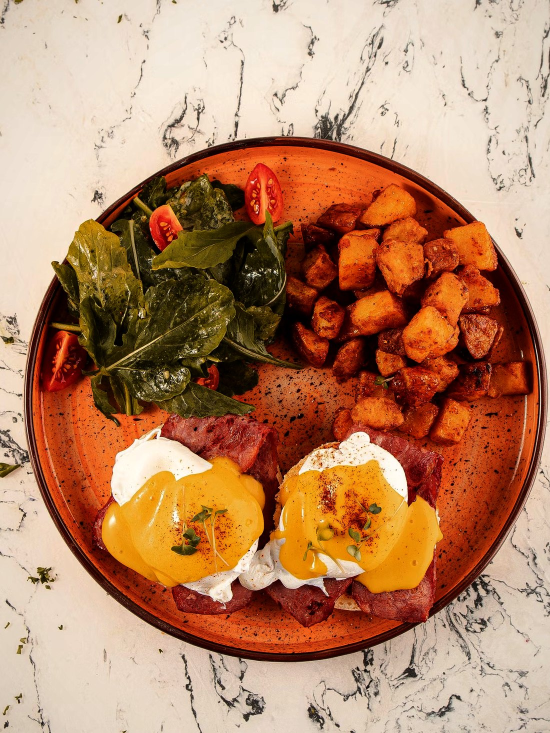
#> input picture _archive/crave-photography/about-ch1-morning.jpg, 1100 x 1466 px, given in place of cand-30211369.jpg, which was not available (shown at 1/2 size)
$ python bake-crave-photography.py
#> lines starting #> are read from the running program, lines starting #| are printed output that depends on the picture; pictures that were not available may be replaced by others from this repository, and a replacement may not be noted
#!/usr/bin/env python3
"""Bake every photograph on the Crave site from its Pexels source.

Reproduce, end to end, from the project root:

    SRC=/tmp/crave-src && mkdir -p $SRC
    node fetch-pexels.mjs $SRC 4450327 30211369 33310140 5865422 5865314 \
        16556114 18752152 30919070 2196685 35667656 17086289 39704886 \
        35727834 27818209 34017081 9840182 39433058 10135114 28525208 \
        6510297 5317627 38392020 33253821 37107097 15030594 6463666
    for f in $SRC/raw-*.bin; do id=${f#*raw-}; id=${id%.bin}; \
        sips -s format jpeg "$f" --out "$SRC/cand-$id.jpg"; done
    python3 bake-crave-photography.py $SRC /tmp/crave-out

The sips step is not optional: Pexels honours Chrome's Accept header, so what
fetch-pexels.mjs lands is AVIF whatever the .jpeg in the URL says.

HARVESTING THE IDS NEEDS A REAL BROWSER. pexels.com search is behind a
Cloudflare challenge that headless Chrome does not clear — it returns a "Just
a moment..." page with two links on it and no photographs, which reads as
"this query has no results". images.pexels.com is NOT challenged, so
fetch-pexels.mjs still works headless; only the search does not.

EVERY FRAME HERE IS A PLACEHOLDER and is flagged as one in the markup. Crave's
own photography is not available at usable resolution or licence; these are
stock frames chosen to match dishes that are actually on Crave's menu.
Whatever replaces them needs the property named in each entry's comment and
nothing else.

BANDS — AND THEY ARE THE INVERSE OF THE SET THIS REPLACES. The previous
restaurant was a dark evening dining room and every band was built for a lit
subject in an unlit space: hero 44, plate 37, chapters 62-84. Crave is a
daylight cafe that opens at six in the morning. Its own header photograph
measures mean 130.9 of 255, with a warm sand and greige palette.

    hero           138        bright room, DARK type over it
    counter        145        the pill frame on index
    reserve        150        a laid table in daylight
    about opening  140
    about plate    120        full bleed, nothing on it
    chapters       145        lit rooms, food in daylight
    experience     160        white plates and pale counters
    midnight        95        the ONE dark band, and it is earned
    contact hero   135        no baked vignette; see below
    gallery tiles  130        a marquee on a near-white ground

A BRIGHT FRAME IS THE HARDER GROUND FOR TYPE, NOT THE EASIER ONE. A dark
frame's worst case under white type is a lamp at 250, which a grade can pull
back. A bright frame's worst case under dark type is a blown highlight at 255,
which has no headroom left in it at all. Judge the hero on its worst 12px
tile, never on the mean, and use shoot-hero-mobile.mjs to do it.

THE VIGNETTES ARE MOSTLY GONE, and that follows from the same inversion. A
vignette darkens the corners, which on a dark frame concentrates the eye and
on a bright one reads as a dirty lens. Where it survives it is a tenth of what
it was. On `crave-hero` it is ZERO: the wordmark sits in the lower left, the
type is dark, and darkening that corner is the one thing that would break it.

Two frames still break the usual rule and both are deliberate:

  - `about-ic1-late` and `about-ic2-late` aim 95, far below everything else.
    They are the midnight section, and that section is about the last hour of
    an eighteen-hour day. This is the only dark band left on the site and it
    is earned by its subject rather than inherited from the old restaurant.

  - `contact-hero` bakes NO vignette, unchanged, and for a new reason: the
    frame it replaces was a dark room lit by one corner pendant, this one is a
    sunlit dining room, and in both cases a baked vignette is wrong. Its wash
    is CSS.
"""
import os, sys
from PIL import Image, ImageEnhance, ImageFilter

SRC = sys.argv[1] if len(sys.argv) > 1 else '/tmp/lis-src'
OUT = sys.argv[2] if len(sys.argv) > 2 else '/tmp/lis-out'
os.makedirs(OUT, exist_ok=True)

#   id     source photo
#   stem   output name
#   w,h    delivered size; the crop is taken at that aspect from the source
#   ax,ay  crop anchor, 0..1 across the slack (0.5 = centred)
#   lift   black point raised to this floor
#   gain   contrast about mid grey
#   sat    saturation multiplier
#   warm   per-channel multiplier (R,G,B)
#   vig    vignette strength at the corners, 0 = none
#   aim    target mean luminance; a gamma is solved to hit it
F = [
 # ---- index -----------------------------------------------------------------
 #   needs: a BRIGHT room with its activity OFF CENTRE, leaving the lower left
 #   calm and LIGHT enough to set dark type on. The aspect is load-bearing —
 #   1.60:1 is what every number in index.html's portrait crop was solved
 #   against, and it matches a 1440x900 viewport exactly so `cover` crops
 #   nothing there. vig=0: see the note at the top of this file.
 #   CHOSEN ON THE WORDMARK BAND, NOT ON THE ROOM. Four bright interiors were
 #   rendered at 1.60:1 with the band outlined (x 6-52%, y 62-94%) and three
 #   of them put a black chair, a dark table or a row of yellow tub chairs
 #   straight under the type. This one puts PLAIN FLOOR there — the only one
 #   of the four with a calm, even, light area where the name goes. The room's
 #   activity, a laid round table, sits right of centre, which is exactly the
 #   composition this slot has always wanted.
 dict(id='30211369', stem='crave-hero', w=1717, h=1073, ax=.42, ay=.62,
      lift=0, gain=0.98, sat=0.94, warm=(1.02,1.00,0.985), vig=0.00, aim=142),
 #   needs: a WIDE view of the room. The radius clamps to half the height, so
 #   at 2.162:1 the outer 23.1% at each end is a semicircular cap and only the
 #   middle 53.8% is full height — keep the subject in that middle.
 dict(id='4450327', stem='crave-counter', w=1536, h=710, ax=.5, ay=.52,
      lift=0, gain=1.00, sat=0.94, warm=(1.02,1.00,0.985), vig=0.08, aim=145),
 #   needs: a LAID TABLE in daylight, behind the gourd clip.
 dict(id='33310140', stem='reserve-interior', w=1400, h=1576, ax=.5, ay=.5,
      lift=0, gain=1.00, sat=0.94, warm=(1.02,1.00,0.985), vig=0.10, aim=150),
 # ---- about -----------------------------------------------------------------
 dict(id='5865422', stem='about-opening', w=2400, h=1800, ax=.5, ay=.5,
      lift=0, gain=1.02, sat=0.94, warm=(1.02,1.00,0.985), vig=0.06, aim=140),
 dict(id='5865314', stem='about-plate', w=1536, h=1024, ax=.5, ay=.5,
      lift=0, gain=1.06, sat=0.98, warm=(1.01,1.00,0.99), vig=0.12, aim=120),
 #   Chapter I - the morning. Breakfast, flat daylight, pale ground.
 dict(id='16556114', stem='about-ch1-morning', w=1100, h=1466, ax=.5, ay=.5,
      lift=0, gain=1.02, sat=0.96, warm=(1.01,1.00,0.99), vig=0.08, aim=145),
 #   Chapter II - the coast. The frame this replaces (18752152) was a lit
 #   plate on a near-black table: source mean 52.6, and solving it to this
 #   band PINNED THE GAMMA AT ITS 0.25 FLOOR and still landed at 76.7. A frame
 #   that cannot reach its band does not belong in it. This one is lobsters in
 #   daylight and gets there at 0.6.
 dict(id='6510297', stem='about-ch2-coast', w=1100, h=1466, ax=.5, ay=.5,
      lift=0, gain=1.04, sat=0.96, warm=(1.02,1.00,0.985), vig=0.08, aim=140),
 #   Chapter III - the counter. Pastry under glass.
 dict(id='30919070', stem='about-ch3-counter', w=1100, h=1466, ax=.5, ay=.5,
      lift=0, gain=1.02, sat=0.94, warm=(1.02,1.00,0.985), vig=0.08, aim=145),
 #   Chapter IV - the table.
 #   aims 158, not the band's 145: the source is already 186 and pulling it
 #   to 145 needs gamma 2.02, which crushes everything that is not a window.
 dict(id='2196685', stem='about-ch4-table', w=1100, h=1466, ax=.5, ay=.5,
      lift=0, gain=1.00, sat=0.92, warm=(1.01,1.00,0.99), vig=0.08, aim=158),
 #   35667656 was tried here and pinned at the gamma floor too, reaching
 #   149.3 against 160. This source is 20 points brighter to start with.
 dict(id='34902483', stem='about-ex1-coffee', w=1100, h=1467, ax=.5, ay=.5,
      lift=0, gain=1.02, sat=0.94, warm=(1.02,1.00,0.985), vig=0.06, aim=152),
 dict(id='17086289', stem='about-ex2-grill', w=1100, h=1467, ax=.5, ay=.5,
      lift=0, gain=1.00, sat=0.94, warm=(1.01,1.00,0.99), vig=0.06, aim=150),
 dict(id='39704886', stem='about-ex3-sweet', w=1100, h=1467, ax=.5, ay=.5,
      lift=0, gain=1.02, sat=0.96, warm=(1.01,1.00,0.99), vig=0.06, aim=150),
 #   THE MIDNIGHT PAIR. 95, not the 145 everything around them sits at. This
 #   is the page's closing beat and it is about the last hour of the day; a
 #   bright frame here would be re-grading the subject away. They are the only
 #   dark band left on the site.
 dict(id='35727834', stem='about-ic1-late', w=1100, h=1466, ax=.5, ay=.5,
      lift=0, gain=1.08, sat=0.94, warm=(1.03,1.00,0.97), vig=0.22, aim=95),
 #   the only landscape frame on the site, and that is what stops the pair
 #   reading as a pair rather than as two depth planes.
 dict(id='27818209', stem='about-ic2-late', w=1200, h=900, ax=.5, ay=.42,
      lift=0, gain=1.06, sat=0.92, warm=(1.03,1.00,0.97), vig=0.20, aim=95),
 # ---- menu.html's opening frames --------------------------------------------
 # DEDICATED FILES, not the marquee tiles. The tiles are 560px tall, built for
 # a marquee, and these frames paint into a 3:4 portrait slot needing up to
 # 683 device px. At 900x1200 they paint at x0.7 and under.
 dict(id='34017081', stem='menu-grill', w=900, h=1200, ax=.5, ay=.5,
      lift=0, gain=1.04, sat=0.96, warm=(1.01,1.00,0.99), vig=0.10, aim=138),
 dict(id='9840182', stem='menu-breakfast', w=900, h=1200, ax=.5, ay=.5,
      lift=0, gain=1.02, sat=0.94, warm=(1.01,1.00,0.99), vig=0.10, aim=145),
 dict(id='39433058', stem='menu-seafood', w=900, h=1200, ax=.5, ay=.5,
      lift=0, gain=1.02, sat=0.92, warm=(1.01,1.00,0.99), vig=0.10, aim=145),
 # ---- contact ---------------------------------------------------------------
 #   NO VIGNETTE, unchanged from the frame it replaces but for the opposite
 #   reason: that one was lit by a single corner pendant and a vignette put the
 #   lamp out; this one is a sunlit room and a vignette would dirty it.
 dict(id='10135114', stem='contact-hero', w=2000, h=1333, ax=.5, ay=.46,
      lift=0, gain=1.02, sat=0.92, warm=(1.02,1.00,0.985), vig=0.00, aim=135),
 # ---- the marquee ------------------------------------------------------------
 # Widths are the nine the row already had. Keeping them means .beyond__track
 # keeps its measured width and the marquee's percentage translate is untouched.
 #
 # THE TWO DARKEST SOURCES CARRY A LIFT AND THE OTHERS DO NOT. dish5 starts at
 # 47.7 and dish8 at 54.5; reaching the band from there on gamma alone needs
 # 0.26 and 0.34, which lands the mean but opens the shadows into grey. Raising
 # the black point FIRST does the same job without spending the whole curve on
 # it. Lift before contrast, never after — see the note in the loop below.
 dict(id='28525208', stem='gallery/dish1-fries',     w=856, h=560, ax=.5, ay=.5,
      lift=0, gain=1.04, sat=1.00, warm=(1.02,1.00,0.985), vig=0.06, aim=135),
 dict(id='39433058', stem='gallery/dish2-prawns',    w=671, h=560, ax=.5, ay=.5,
      lift=0, gain=1.02, sat=1.00, warm=(1.01,1.00,0.99), vig=0.06, aim=135),
 dict(id='5317627',  stem='gallery/dish3-pancakes',  w=510, h=560, ax=.5, ay=.5,
      lift=0, gain=1.02, sat=0.98, warm=(1.02,1.00,0.985), vig=0.06, aim=135),
 dict(id='38392020', stem='gallery/dish4-waffle',    w=445, h=560, ax=.5, ay=.5,
      lift=0, gain=1.02, sat=1.00, warm=(1.02,1.00,0.985), vig=0.06, aim=135),
 dict(id='33253821', stem='gallery/dish5-burger',    w=563, h=560, ax=.5, ay=.5,
      lift=16, gain=1.04, sat=1.00, warm=(1.02,1.00,0.985), vig=0.06, aim=135),
 dict(id='37107097', stem='gallery/dish6-wings',     w=564, h=560, ax=.5, ay=.5,
      lift=0, gain=1.02, sat=0.98, warm=(1.02,1.00,0.985), vig=0.06, aim=135),
 dict(id='34017081', stem='gallery/dish7-steak',     w=637, h=560, ax=.5, ay=.5,
      lift=0, gain=1.02, sat=0.98, warm=(1.01,1.00,0.99), vig=0.06, aim=135),
 dict(id='15030594', stem='gallery/dish8-cheesecake',w=450, h=560, ax=.5, ay=.5,
      lift=12, gain=1.02, sat=0.98, warm=(1.02,1.00,0.985), vig=0.06, aim=135),
 dict(id='6463666',  stem='gallery/dish9-shake',     w=306, h=560, ax=.5, ay=.5,
      lift=0, gain=1.02, sat=1.00, warm=(1.02,1.00,0.985), vig=0.06, aim=135),
]


def vignette(im, strength):
    """Radial darkening as an L-mask, multiplied in. Elliptical, so the falloff
    reaches the short and long edges at the same rate whatever the aspect."""
    if strength <= 0:
        return im
    w, h = im.size
    mask = Image.new('L', (w, h), 0)
    px = mask.load()
    cx, cy = w / 2.0, h / 2.0
    for y in range(h):
        dy = (y - cy) / cy
        for x in range(w):
            dx = (x - cx) / cx
            r = (dx * dx + dy * dy) ** 0.5 / (2 ** 0.5)
            t = max(0.0, (r - 0.45) / 0.55) ** 1.6
            px[x, y] = int(255 * (1.0 - strength * min(1.0, t)))
    mask = mask.filter(ImageFilter.GaussianBlur(max(4, w / 40)))
    return Image.composite(im, Image.new('RGB', (w, h), (0, 0, 0)), mask)


def mean_luma(im):
    h = im.convert('L').histogram()
    return sum(i * n for i, n in enumerate(h)) / sum(h)


def gamma(im, g):
    return im.point([min(255, int(round(255.0 * (v / 255.0) ** g))) for v in range(256)] * 3)


def solve_gamma(im, aim):
    """Bisect for the gamma landing this frame's mean on `aim`. Gamma rather
    than a linear gain because a gain clips, and these frames have their room
    in the shadows, not the highlights."""
    lo, hi = 0.25, 3.2
    for _ in range(40):
        mid = (lo + hi) / 2
        if mean_luma(gamma(im, mid)) > aim:      # larger gamma darkens
            lo = mid
        else:
            hi = mid
    return (lo + hi) / 2


# Re-baking one frame does not require the other 26 sources on disk.
ONLY = set(sys.argv[3:])
if ONLY:
    F = [f for f in F if f['stem'] in ONLY]
    print(f"filtered to {len(F)} frame(s): {', '.join(f['stem'] for f in F)}")

print(f"{'src':>9}  {'stem':<28}{'size':>11}  luma          gamma  corner/centre")
for f in F:
    src = Image.open(os.path.join(SRC, f"cand-{f['id']}.jpg")).convert('RGB')
#> src is the input picture: PIL image 1100x1466 RGB; mean R, G, B 183.2, 134.2, 102.1
    W, H = src.size
#> W = 1100; H = 1466
    ar = f['w'] / f['h']

    if W / H > ar:                      # source too wide: take a full-height slice
        cw = int(round(H * ar)); ch = H
    else:                               # source too tall: take a full-width slice
        cw = W; ch = int(round(W / ar))
#> after `cw = W`: cw = 1100
#> after `ch = int(round(W / ar))`: ch = 687
    x0 = int(round((W - cw) * f['ax'])); y0 = int(round((H - ch) * f['ay']))
#> after `x0 = int(round((W - cw) * f['ax']))`: x0 = 0
#> after `y0 = int(round((H - ch) * f['ay']))`: y0 = 483
    im = src.crop((x0, y0, x0 + cw, y0 + ch))
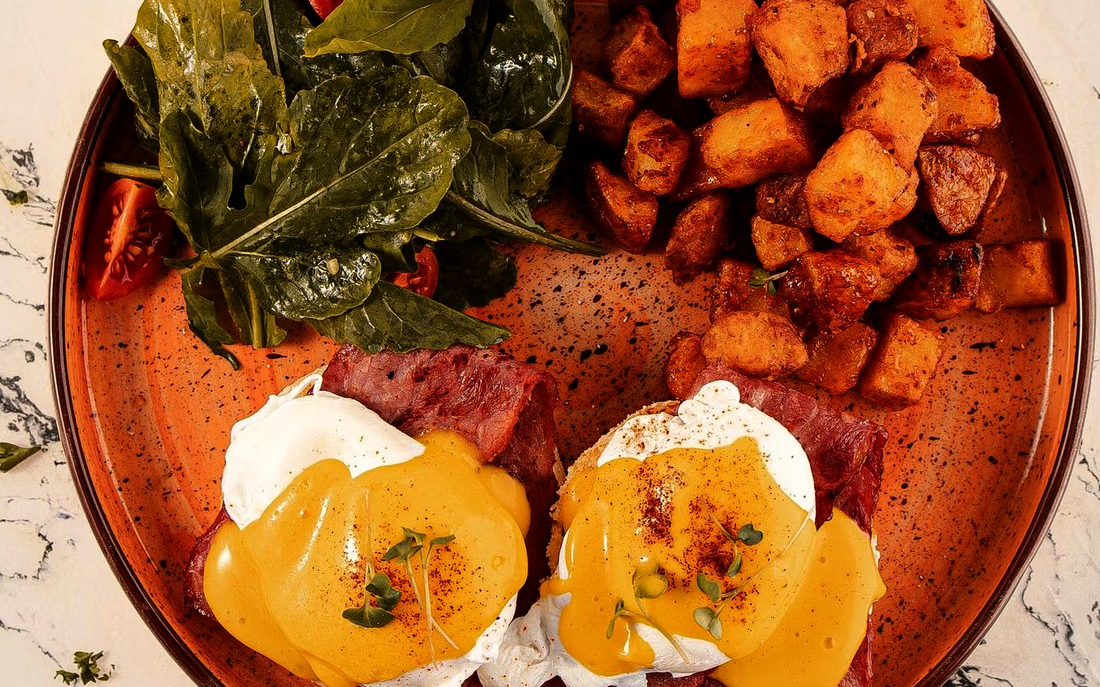
#> im: PIL image 1100x687 RGB; mean R, G, B 157.3, 91.1, 46.9
    before = mean_luma(im)
#> in mean_luma, `h = im.convert('L').histogram()`: h = 256 values, max 5371 at index 218, min 1 at index 255, mean 2952
#> before = 105.8

    # Black point first: raising the floor after contrast greys the whole
    # frame, raising it before leaves the highlights where they were.
    lo = f['lift']
    im = im.point([min(255, int(lo + (255 - lo) * (v / 255.0))) for v in range(256)] * 3)
    im = ImageEnhance.Contrast(im).enhance(f['gain'])
    im = ImageEnhance.Color(im).enhance(f['sat'])
    r, g, b = f['warm']
    im = im.point([min(255, int(v * r)) for v in range(256)] +
                  [min(255, int(v * g)) for v in range(256)] +
                  [min(255, int(v * b)) for v in range(256)])
    im = vignette(im, f['vig'])

    # Exposure last, and after the vignette: the vignette removes light, and
    # solving ahead of it lands every frame on the same mean and then takes a
    # different amount back out of each.
    gm = solve_gamma(im, f['aim'])
#> the loop in solve_gamma, `for _ in range(40):` made 40 passes
#> (mid, hi) on passes 2, 3, 6, 8, 9, 10, 11, 12, 15, 18, 19, 22: (0.988, 0.988), (0.619, 0.619), (0.573, 0.573), (0.561, 0.561), (0.555, 0.555), (0.552, 0.552), (0.551, 0.551), (0.55, 0.55), (0.55, 0.55), (0.55, 0.55), (0.55, 0.55), (0.55, 0.55)
#> (mid, lo) on passes 4, 5, 7, 13, 14, 16: (0.434, 0.434), (0.527, 0.527), (0.55, 0.55), (0.55, 0.55), (0.55, 0.55), (0.55, 0.55)
#> gm = 0.55
    im = gamma(im, gm)
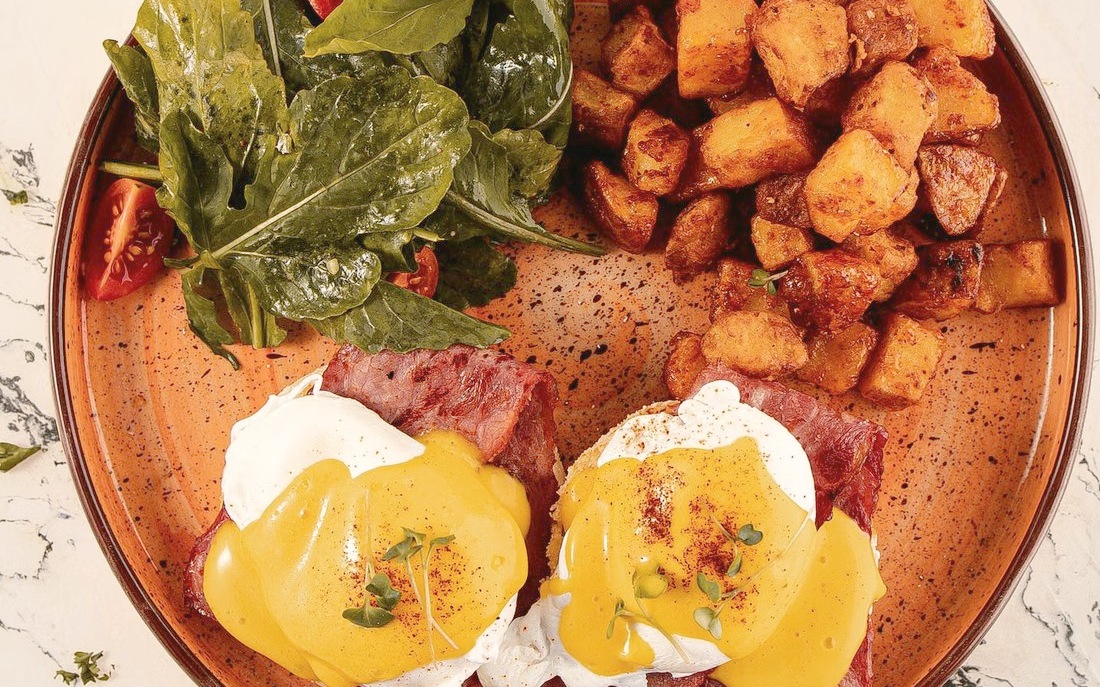
#> im: PIL image 1100x687 RGB; mean R, G, B 185.6, 131.2, 83.6
    im = im.resize((f['w'], f['h']), Image.LANCZOS)
#> im: PIL image 1717x1073 RGB

    os.makedirs(os.path.dirname(os.path.join(OUT, f['stem'] + '.png')), exist_ok=True)
    im.save(os.path.join(OUT, f['stem'] + '.png'))

    bw = max(8, int(f['w'] * .10)); bh = max(8, int(f['h'] * .10))
    corner = mean_luma(im.crop((0, 0, bw, bh)))
#> corner = 236.4
    centre = mean_luma(im.crop((f['w']//2 - bw, f['h']//2 - bh, f['w']//2 + bw, f['h']//2 + bh)))
#> centre = 113.6
    print(f"{f['id']:>9}  {f['stem']:<28}{f['w']:5d}x{f['h']:<5d} "
          f"{before:5.1f} -> {mean_luma(im):5.1f} (aim {f['aim']:3d})  {gm:4.2f}   "
          f"{corner:5.1f}/{centre:5.1f}")
#|  30211369  crave-hero                   1717x1073  105.8 -> 142.0 (aim 142)  0.55   236.4/113.6
#> pass 2 of the loop `for f in F:`:
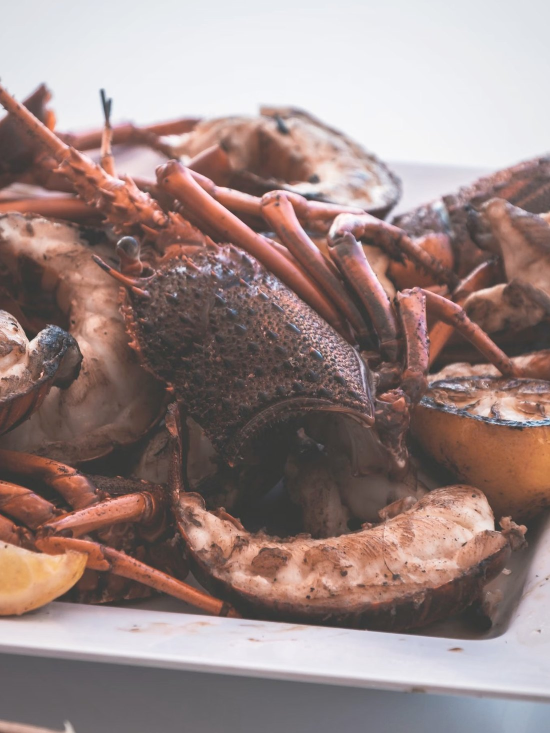
#> input picture _archive/crave-photography/about-ch2-coast.jpg, 1100 x 1466 px, given in place of cand-4450327.jpg, which was not available (shown at 1/2 size)
#> src is the input picture: PIL image 1100x1466 RGB; mean R, G, B 154.6, 134.3, 131.2
#> before = 92.97
#> in vignette (call 2), `mask = mask.filter(ImageFilter.GaussianBlur(max(4, w / 40)))`:
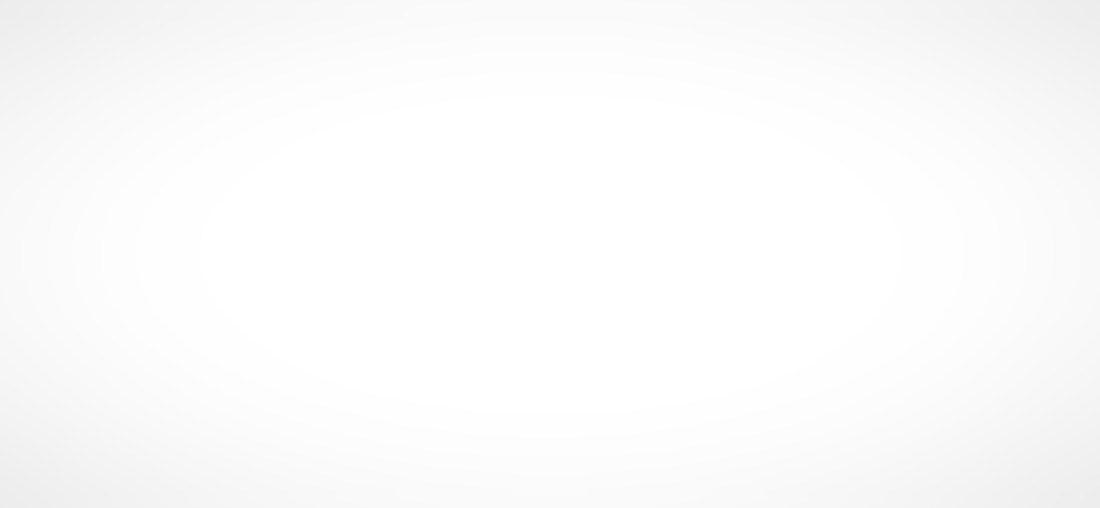
#> mask: PIL image 1100x508 L; min 236, max 255, mean 251.3
#> the loop in solve_gamma (call 2), `for _ in range(40):` made 40 passes
#> (mid, hi) on passes 2, 3, 6, 7, 8, 9, 16, 17: (0.988, 0.988), (0.619, 0.619), (0.573, 0.573), (0.55, 0.55), (0.538, 0.538), (0.532, 0.532), (0.532, 0.532), (0.532, 0.532)
#> gm = 0.532
#> `im = gamma(im, gm)`:
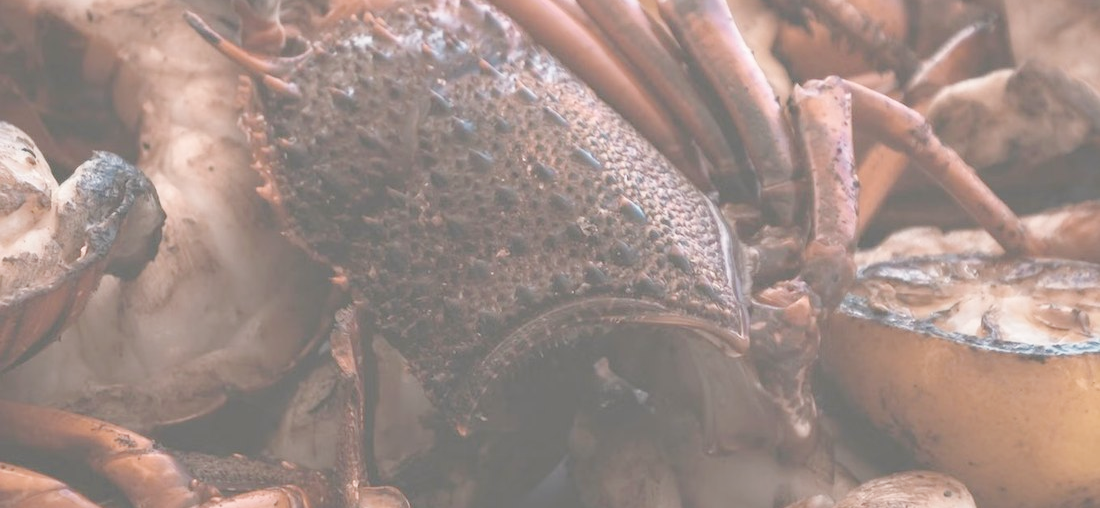
#> im: PIL image 1100x508 RGB; mean R, G, B 159.7, 139.8, 133.1
#> corner = 137.8
#> centre = 134.1
#|   4450327  crave-counter                1536x710    93.0 -> 145.0 (aim 145)  0.53   137.8/134.1
#> (the run stopped early here; a loop or call above may not have finished)
